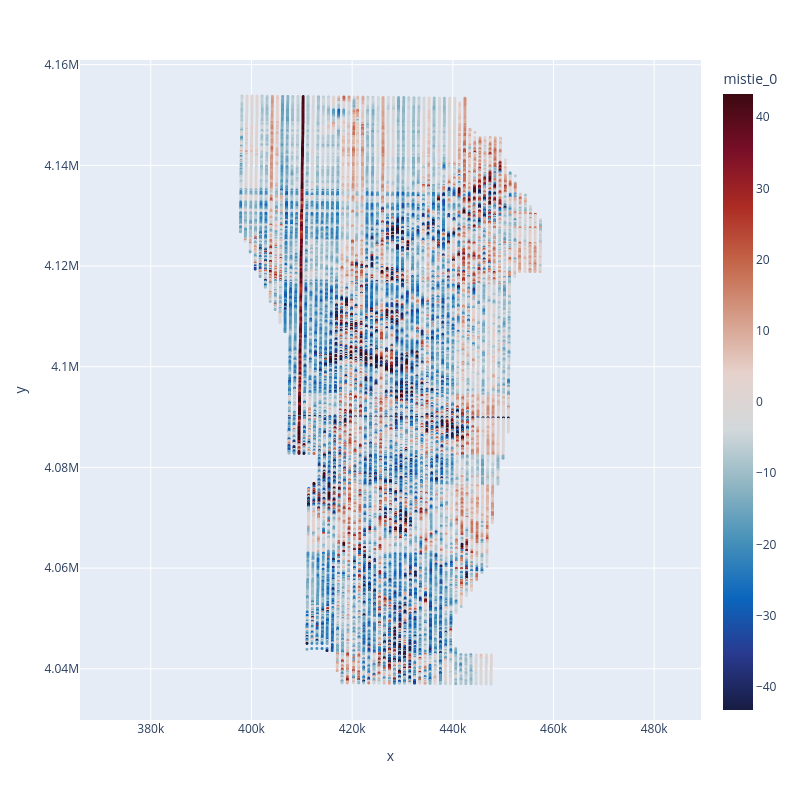

The notebook cell this image was saved under:
### Code cell
airbornegeo.plotly_points(
    inters,
    color_col="mistie_0",
    hover_cols=["line1", "line2"],
    robust=True,
    absolute=True,
    cmap="balance",
    size=3,
    edge_width=0,
)

### Figure 1 — Plotly figure (JSON) as saved in the notebook; plotly's stock layout.template omitted (floating-point values rounded to 4 significant figures; data arrays with more than 128 entries replaced by an {"elided": "..."} marker saying what was removed)
{"data": [{"customdata": {"elided": "24088x2 int values"}, "hovertemplate": "x=%{x}<br>y=%{y}<br>line1=%{customdata[0]}<br>line2=%{customdata[1]}<br>mistie_0=%{marker.color}<extra></extra>", "legendgroup": "", "marker": {"color": {"elided": "24088 float values"}, "coloraxis": "coloraxis", "line": {"color": "black", "width": 0}, "size": 3, "symbol": "circle"}, "mode": "markers", "name": "", "showlegend": false, "type": "scattergl", "x": {"elided": "24088 float values"}, "xaxis": "x", "y": {"elided": "24088 float values"}, "yaxis": "y"}], "layout": {"autosize": false, "coloraxis": {"cmax": 43.25, "cmin": -43.25, "colorbar": {"title": {"text": "mistie_0"}}, "colorscale": [[0, "rgb(23, 28, 66)"], [0.09091, "rgb(41, 58, 143)"], [0.1818, "rgb(11, 102, 189)"], [0.2727, "rgb(69, 144, 185)"], [0.3636, "rgb(142, 181, 194)"], [0.4545, "rgb(210, 216, 219)"], [0.5455, "rgb(230, 210, 204)"], [0.6364, "rgb(213, 157, 137)"], [0.7273, "rgb(196, 101, 72)"], [0.8182, "rgb(172, 43, 36)"], [0.9091, "rgb(120, 14, 40)"], [1, "rgb(60, 9, 17)"]]}, "height": 800, "legend": {"tracegroupgap": 0}, "margin": {"t": 60}, "width": 800, "xaxis": {"anchor": "y", "domain": [0, 1], "title": {"text": "x"}}, "yaxis": {"anchor": "x", "domain": [0, 1], "scaleanchor": "x", "scaleratio": 1, "title": {"text": "y"}}}}
